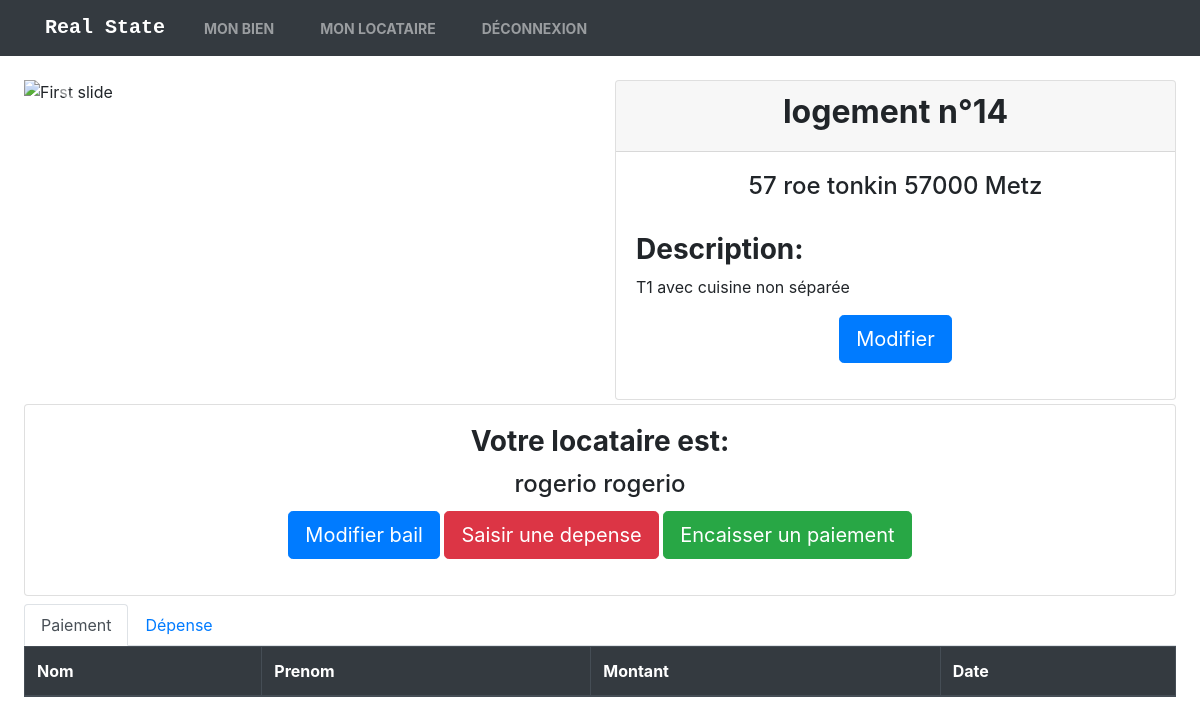
Page /maisons/1/logements/14/details/ (signed in) on the committed database.
### app/models.py (models this page shows, shortened)
class Logement(models.Model):
    TYPE_CHOICES = (
            ('T1 avec cuisine non séparée','Studio'),
            ('1 pièce principale (à la fois chambre et salon) + 1 cuisine + 1 salle de bains (avec WC séparés ou inclus)', 'T1'),
            ('2 pièces (1 chambre + 1 salon) + 1 cuisine + 1 salle de bains (avec WC séparés ou inclus)', 'T2'),
            ( '2 pièces (1 chambre + 1 salon) dont l’une est suffisamment grande pour être séparée en deux zones distinctes + 1 cuisine + 1 salle de bains (avec WC séparés ou inclus)','T2 Bis'),
            ('3 pièces (2 chambres + 1 salon) + 1 cuisine + 1 salle de bains (avec WC séparés ou inclus)','T3'),
            (' 3 pièces (2 chambres + 1 salon) dont l’une est suffisamment grande pour être séparée en deux zones distinctes + 1 cuisine + 1 salle de bains (avec WC séparés ou inclus)','T3 Bis'),
            ('4 pièces (3 chambres + 1 salon/séjour OU 2 chambres + 1 salon + 1 salle à manger) + 1 cuisine + 1 salle de bains (avec WC séparés ou inclus)','T4'),
            (' T4 transformé en T3 en réunissant deux pièces pour en faire 1 grande','T3 T4'),
            (' 5 pièces (4 chambres + 1 salon/séjour OU 3 chambres + 1 salon + 1 salle à manger) + 1 cuisine + 1 salle de bains ou + (avec WC séparés ou inclus)','T5'),
    )
    numLogement = models.AutoField(primary_key=True)
    typeL = models.CharField(max_length=200, choices=TYPE_CHOICES)
    superficie = models.IntegerField(validators=[MinValueValidator(1), MaxValueValidator(19999999999)])
    loyer = models.IntegerField(validators=[MinValueValidator(1), MaxValueValidator(19999999999)])
    numM = models.ForeignKey(Maison, on_delete=models.CASCADE, db_column='numM')
    created_at = models.DateTimeField(auto_now_add=True)
    def upload_path(self, filename):
        return 'media/%s_%s' % (self.created_at.strftime("%Y%m%d_%H%M%S"), filename)
    photoL1 = models.FileField(upload_to=upload_path, blank = True, null=True)
    photoL2 = models.FileField(upload_to=upload_path, blank = True, null=True)
    photoL3 = models.FileField(upload_to=upload_path, blank = True, null=True)
    class Meta:
        db_table = 'logement'

class Maison(models.Model):
    numM = models.AutoField(primary_key=True)
    nomM = models.CharField(max_length = 150, blank=True)
    numRueM = models.IntegerField(validators=[MinValueValidator(1), MaxValueValidator(19999999999)])
    adresseM = models.CharField(max_length = 150)
    codePostalM = models.CharField(max_length = 5)
    villeM = models.CharField(max_length = 150)
    numP = models.ForeignKey(User, on_delete=models.CASCADE)
    created_at = models.DateTimeField(auto_now_add=True)
    def upload_path(self, filename):
        return 'media/%s_%s' % (self.created_at.strftime("%Y%m%d_%H%M%S"), filename)
    photoM1 = models.FileField(upload_to=upload_path, blank = True, null=True, default='img/show.jpg')
    photoM2 = models.FileField(upload_to=upload_path, blank = True, null=True)
    photoM3 = models.FileField(upload_to=upload_path, blank = True, null=True)
    class Meta:
        db_table = 'maison'

class Locataire(models.Model):
    numLocataire = models.AutoField(primary_key=True)
    nomLocataire = models.CharField(max_length = 150)
    prenomLocataire = models.CharField(max_length = 150)
    telephoneLocataire = models.IntegerField(validators=[MinValueValidator(1), MaxValueValidator(19999999999)])
    mailLocataire = models.EmailField(max_length = 150)
    profession = models.CharField(max_length = 150)
    created_by = models.ForeignKey(User, on_delete=models.CASCADE)
    class Meta:
        db_table = 'locataire'

### app/views.py (the view)
# urls.py: path("maisons/<int:numM>/logements/<int:numLogement>/details/",logement_detail ,name="detaillogements"),
@login_required(login_url="/login/")
def logement_detail(request, numM, numLogement):
    logement = get_object_or_404(Logement, pk= numLogement)
    paiements =  Paiement.objects.filter(numLogement=logement)
    depenses = Depenser.objects.filter(numLogement = logement)
    locataire = None
    location = None
    locations = Location.objects.filter(numLogement=logement)
    if(locations):
        for l in locations:
            date = l.dateFin
            d = datetime(date.year,date.month,date.day)
            now = datetime.now()
            if (d > now):
                locataire = l.numLocataire
                location = l
    return render(request, "mon_bien/maison/logement/logement_details.html",locals())

### templates/mon_bien/maison/logement/logement_details.html (shortened to what this page needs)
{% extends "base.html" %}
{% block content %}
{% if logement %}
<div class="mt-4 mb-4 ml-4 mr-4">
<div class="row">
  <div class="col-md-6">
<div id="carouselExampleControls" class="carousel slide" data-ride="carousel">
  <div class="carousel-inner">
    <div class="carousel-item active">
      {% if logement.photoL1 %}
      <img class="d-block w-100" src="{{logement.photoL1.url}}" alt="First slide">
      {% else %}
      <img class="d-block w-100" src="https://meropro.com/wp-content/uploads/2019/05/4.jpg" alt="First slide">
      {% endif %}
    </div>
  </div>
  <a class="carousel-control-prev" href="#carouselExampleControls" role="button" data-slide="prev">
    <span class="carousel-control-prev-icon" aria-hidden="true"></span>
  </a>
  <a class="carousel-control-next" href="#carouselExampleControls" role="button" data-slide="next">
    <span class="carousel-control-next-icon" aria-hidden="true"></span>
  </a>
  </div>
</div>
  <div class="col-md-6">
    <div class="card">
  <div class="card-header">
    <h2 class="text-center"><strong>   logement n°{{logement.numLogement}}</strong></h2>
  </div>
  <div class="card-body">
    <h4 class=" text-center">{{logement.numM.numRueM}} {{logement.numM.adresseM}} {{logement.numM.codePostalM}} {{logement.numM.villeM}}</h4>
    <h3 class="text-left"><strong> Description:</strong></h3>
    <p> {{logement.typeL}}</p>
    <p class=text-center><a href="{% url 'u_d_l' logement.numM.numM logement.numLogement %}" class="btn btn-primary btn-lg">Modifier</a>
    </p>
  </div>
</div>
  </div>
    </div>
          <div class="card text-center mt-1" >
            <div class="card-body">
            {% if locataire %}
              <h3 class="card-title"><strong>Votre locataire est:</strong></h3>
              <h4 class="card-title">{{locataire.prenomLocataire}} {{locataire.nomLocataire}}</h4>
              <p class="text-center"><a href="{% url 'u_s_b' location.idLocation %}" class="btn btn-primary btn-lg">Modifier bail</a>
              <a href="{% url 'logement_depense' logement.numLogement %}" class="btn btn-danger btn-lg">Saisir une depense</a>
              <a href="{% url 'paiement' logement.numLogement locataire.numLocataire %}" class="btn btn-success btn-lg">Encaisser un paiement</a></p>
            {% endif %}
            </div>
          </div>
              <ul class="nav nav-tabs mt-2" id="myTab" role="tablist">
                <li class="nav-item">
                  <a class="nav-link active" id="home-tab" data-toggle="tab" href="#home" role="tab" aria-controls="home" aria-selected="true">Paiement</a>
                </li>
                <li class="nav-item">
                  <a class="nav-link" id="profile-tab" data-toggle="tab" href="#profile" role="tab" aria-controls="profile" aria-selected="false">Dépense</a>
                </li>
              </ul>
              <div class="tab-content" id="myTabContent">
                <div class="tab-pane fade show active" id="home" role="tabpanel" aria-labelledby="home-tab">
                  <table class="table table-dark table-hover table-bordered">
                      <thead>
                        <tr>
                          <th scope="col">Nom</th>
                          <th scope="col">Prenom</th>
                          <th scope="col">Montant</th>
                          <th scope="col">Date</th>
                        </tr>
                      </thead>
                    </table>
                </div>
{% endif %}
{% endblock %}

### rows in the picture
Logement: numLogement "14", numM.numRueM "57", numM.adresseM "roe tonkin", numM.codePostalM "57000", numM.villeM "Metz", typeL "T1 avec cuisine non séparée"
Locataire: prenomLocataire "rogerio", nomLocataire "rogerio"
